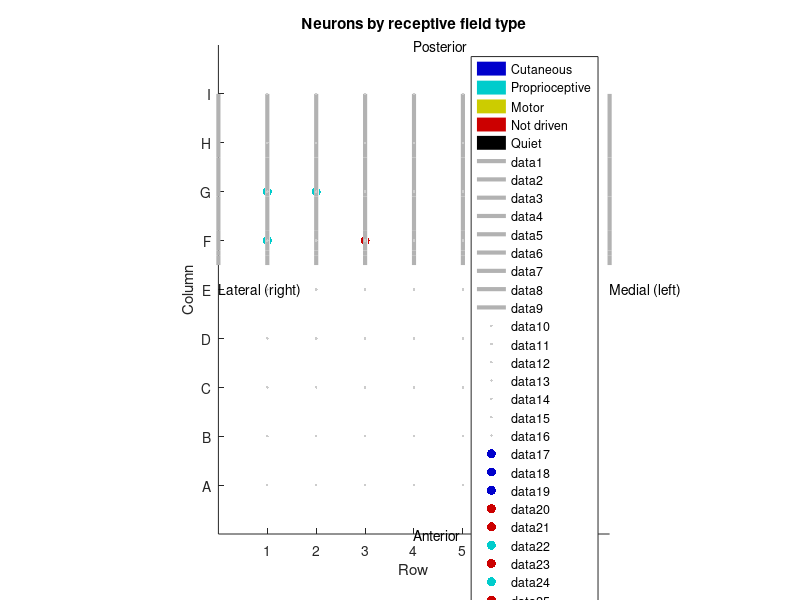
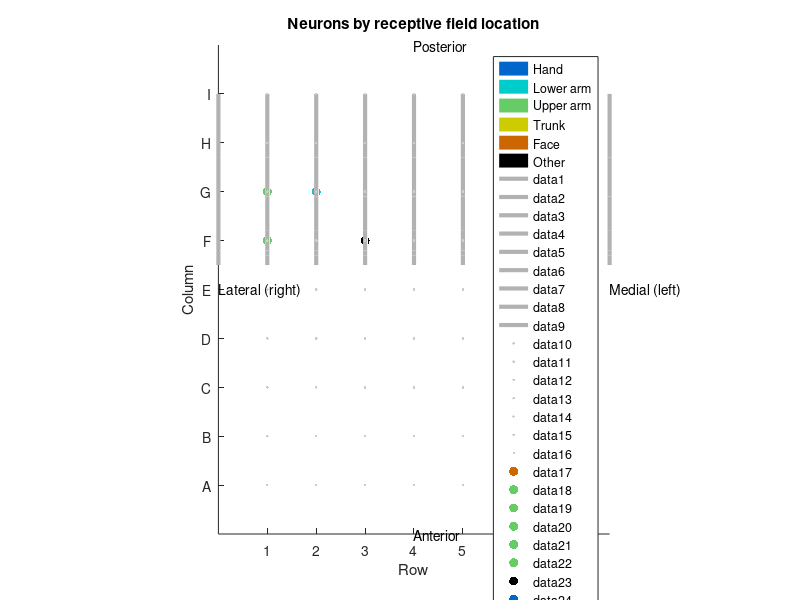

Source code (MATLAB) for these figures, in order:
% neurons = [row, column, inverse depth, type, location, num neurons];
% type:  cutaneous=1,proprio=2,motor=3,not driven=4, quiet=5
% location: 1=hand,2=lower arm,3=upper arm,4=trunk,5=face,6=other

neurons = [7, 8, 8, 1, 5, 1;
    7, 8, 7, 1, 3, 1;
    7, 8, 5.5, 1, 3, 10;
    7, 8, 5, 4, 3, 1;
    7, 8, 4.5, 4, 3, 2;
    7, 8, 2, 2, 3, 1;
    3, 6, 6, 4, 6, 1;
    3, 6, 5, 2, 1, 1;
    3, 6, 4.5, 4, 3, 1;
    3, 6, 4, 4, 3, 1;
    1, 6, 3, 2, 3, 1;
    1, 7, 5.5, 2, 3, 1;
    1, 7, 5, 2, 3, 3;
    2, 7, 4.5, 2, 2, 1;
    2, 7, 3.5, 4, 6, 1;
    2, 7, 3, 5, 6, 0];

penetrations = unique(neurons(:,[1 2]),'rows');

type_colors = jet(4)*.8;
type_colors(end+1,:) = 0;
location_colors = jet(5)*.8;
location_colors(end+1,:) = 0;

sulcus = [0, 5.5;
    1, 5.5;
    2, 5.5;
    3, 5.7;
    4, 5.8;
    5, 6.2;
    6, 6.9;
    7, 7.7;
    8, 9];

[electrodesX electrodesY electrodesZ] = meshgrid(1:7,1:9,0);

figure(1) % Neuron type
clf
hold on
for iColor = 1:length(type_colors)
    plot3(-1,-1,-1,'Color',type_colors(iColor,:),'LineWidth',10)
end
legend('Cutaneous','Proprioceptive','Motor','Not driven','Quiet')
plot3(sulcus(:,1),sulcus(:,2),zeros(size(sulcus,1)),'Color',[.7 .7 .7],'LineWidth',3)
hold on
plot3(electrodesX, electrodesY, electrodesZ,'.','Color',[.8 .8 .8])
for iNeuron = 1:size(neurons,1)
    plot3(neurons(iNeuron,1),neurons(iNeuron,2),10-neurons(iNeuron,3),...
        '.','Color',type_colors(neurons(iNeuron,4),:),'MarkerSize',20)
end
for iPenetration = 1:size(penetrations,1)
    plot3([penetrations(iPenetration,1) penetrations(iPenetration,1)],...
        [penetrations(iPenetration,2) penetrations(iPenetration,2)],...
        [0 10],'-','Color',[.8 .8 .8])
end    
text(4,0,5,'Anterior')
text(4,10,5,'Posterior')
text(0,5,5,'Lateral (right)')
text(8,5,5,'Medial (left)')
xlim([0 8])
ylim([0 10])
set(gca,'YTick',[1:9])
set(gca,'YTickLabel',{'A','B','C','D','E','F','G','H','I'})
set(gca,'XTick',[1:7])
set(gca,'ZDir','reverse')
set(gca,'DataAspectRatio',[1 1 3/4])
xlabel('Row')
ylabel('Column')
zlabel('Approximate depth (mm)')
title('Neurons by receptive field type')

figure(2) % Location
clf
hold on
for iColor = 1:length(location_colors)
    plot3(-1,-1,-1,'Color',location_colors(iColor,:),'LineWidth',10)
end
legend('Hand','Lower arm','Upper arm','Trunk','Face','Other')
plot3(sulcus(:,1),sulcus(:,2),zeros(size(sulcus,1)),'Color',[.7 .7 .7],'LineWidth',3)
hold on
plot3(electrodesX, electrodesY, electrodesZ,'.','Color',[.8 .8 .8])
for iNeuron = 1:size(neurons,1)
    plot3(neurons(iNeuron,1),neurons(iNeuron,2),10-neurons(iNeuron,3),...
        '.','Color',location_colors(neurons(iNeuron,5),:),'MarkerSize',20)
end
for iPenetration = 1:size(penetrations,1)
    plot3([penetrations(iPenetration,1) penetrations(iPenetration,1)],...
        [penetrations(iPenetration,2) penetrations(iPenetration,2)],...
        [0 10],'-','Color',[.8 .8 .8])
end
text(4,0,5,'Anterior')
text(4,10,5,'Posterior')
text(0,5,5,'Lateral (right)')
text(8,5,5,'Medial (left)')
xlim([0 8])
ylim([0 10])
set(gca,'YTick',[1:9])
set(gca,'YTickLabel',{'A','B','C','D','E','F','G','H','I'})
set(gca,'XTick',[1:7])
set(gca,'ZDir','reverse')
set(gca,'DataAspectRatio',[1 1 3/4])
xlabel('Row')
ylabel('Column')
zlabel('Approximate depth (mm)')
title('Neurons by receptive field location')
